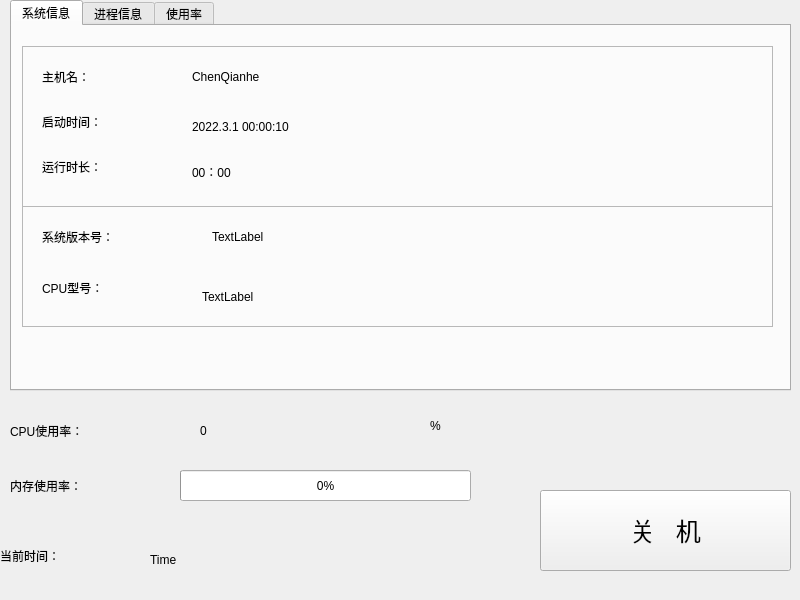
<?xml version="1.0" encoding="UTF-8"?>
<ui version="4.0">
 <class>MainWindow</class>
 <widget class="QMainWindow" name="MainWindow">
  <property name="geometry">
   <rect>
    <x>0</x>
    <y>0</y>
    <width>800</width>
    <height>600</height>
   </rect>
  </property>
  <property name="windowTitle">
   <string>PC Monitor</string>
  </property>
  <widget class="QWidget" name="centralWidget">
   <widget class="QTabWidget" name="tabWidget_INFO">
    <property name="geometry">
     <rect>
      <x>10</x>
      <y>0</y>
      <width>781</width>
      <height>391</height>
     </rect>
    </property>
    <property name="currentIndex">
     <number>0</number>
    </property>
    <widget class="QWidget" name="tab">
     <attribute name="title">
      <string>系统信息</string>
     </attribute>
     <widget class="QFrame" name="frame_2">
      <property name="geometry">
       <rect>
        <x>10</x>
        <y>180</y>
        <width>751</width>
        <height>121</height>
       </rect>
      </property>
      <property name="frameShape">
       <enum>QFrame::StyledPanel</enum>
      </property>
      <property name="frameShadow">
       <enum>QFrame::Raised</enum>
      </property>
      <widget class="QLabel" name="label_7">
       <property name="geometry">
        <rect>
         <x>20</x>
         <y>10</y>
         <width>181</width>
         <height>41</height>
        </rect>
       </property>
       <property name="text">
        <string>系统版本号：</string>
       </property>
      </widget>
      <widget class="QLabel" name="label_8">
       <property name="geometry">
        <rect>
         <x>20</x>
         <y>61</y>
         <width>131</width>
         <height>41</height>
        </rect>
       </property>
       <property name="text">
        <string>CPU型号：</string>
       </property>
      </widget>
      <widget class="QLabel" name="label_SystemVersion">
       <property name="geometry">
        <rect>
         <x>190</x>
         <y>10</y>
         <width>341</width>
         <height>41</height>
        </rect>
       </property>
       <property name="text">
        <string>TextLabel</string>
       </property>
      </widget>
      <widget class="QLabel" name="label_CPUType">
       <property name="geometry">
        <rect>
         <x>180</x>
         <y>70</y>
         <width>561</width>
         <height>41</height>
        </rect>
       </property>
       <property name="font">
        <font>
         <pointsize>9</pointsize>
        </font>
       </property>
       <property name="text">
        <string>TextLabel</string>
       </property>
      </widget>
     </widget>
     <widget class="QFrame" name="frame_5">
      <property name="geometry">
       <rect>
        <x>10</x>
        <y>20</y>
        <width>751</width>
        <height>161</height>
       </rect>
      </property>
      <property name="frameShape">
       <enum>QFrame::StyledPanel</enum>
      </property>
      <property name="frameShadow">
       <enum>QFrame::Raised</enum>
      </property>
      <widget class="QLabel" name="label_4">
       <property name="geometry">
        <rect>
         <x>20</x>
         <y>50</y>
         <width>141</width>
         <height>51</height>
        </rect>
       </property>
       <property name="text">
        <string>启动时间：</string>
       </property>
      </widget>
      <widget class="QLabel" name="label_5">
       <property name="geometry">
        <rect>
         <x>20</x>
         <y>100</y>
         <width>161</width>
         <height>41</height>
        </rect>
       </property>
       <property name="text">
        <string>运行时长：</string>
       </property>
      </widget>
      <widget class="QLabel" name="label_6">
       <property name="geometry">
        <rect>
         <x>20</x>
         <y>10</y>
         <width>161</width>
         <height>41</height>
        </rect>
       </property>
       <property name="text">
        <string>主机名：</string>
       </property>
      </widget>
      <widget class="QLabel" name="label_hostname">
       <property name="geometry">
        <rect>
         <x>170</x>
         <y>10</y>
         <width>381</width>
         <height>41</height>
        </rect>
       </property>
       <property name="text">
        <string>ChenQianhe</string>
       </property>
      </widget>
      <widget class="QLabel" name="label_boottime">
       <property name="geometry">
        <rect>
         <x>170</x>
         <y>70</y>
         <width>341</width>
         <height>21</height>
        </rect>
       </property>
       <property name="text">
        <string>2022.3.1 00:00:10</string>
       </property>
      </widget>
      <widget class="QLabel" name="label_runningtime">
       <property name="geometry">
        <rect>
         <x>170</x>
         <y>110</y>
         <width>341</width>
         <height>31</height>
        </rect>
       </property>
       <property name="text">
        <string>00：00</string>
       </property>
      </widget>
     </widget>
    </widget>
    <widget class="QWidget" name="tab_1">
     <attribute name="title">
      <string>进程信息</string>
     </attribute>
     <widget class="QListWidget" name="listWidget_process">
      <property name="geometry">
       <rect>
        <x>10</x>
        <y>20</y>
        <width>751</width>
        <height>201</height>
       </rect>
      </property>
     </widget>
     <widget class="QLineEdit" name="pid">
      <property name="geometry">
       <rect>
        <x>100</x>
        <y>240</y>
        <width>113</width>
        <height>25</height>
       </rect>
      </property>
     </widget>
     <widget class="QLabel" name="label_2">
      <property name="geometry">
       <rect>
        <x>20</x>
        <y>240</y>
        <width>67</width>
        <height>17</height>
       </rect>
      </property>
      <property name="text">
       <string>PID</string>
      </property>
     </widget>
     <widget class="QPushButton" name="searchButton">
      <property name="geometry">
       <rect>
        <x>260</x>
        <y>240</y>
        <width>89</width>
        <height>25</height>
       </rect>
      </property>
      <property name="text">
       <string>Search</string>
      </property>
     </widget>
     <widget class="QPushButton" name="killButton">
      <property name="geometry">
       <rect>
        <x>410</x>
        <y>240</y>
        <width>89</width>
        <height>25</height>
       </rect>
      </property>
      <property name="text">
       <string>Kill</string>
      </property>
     </widget>
     <widget class="QLabel" name="pidInfo">
      <property name="geometry">
       <rect>
        <x>10</x>
        <y>270</y>
        <width>741</width>
        <height>31</height>
       </rect>
      </property>
      <property name="text">
       <string/>
      </property>
     </widget>
     <widget class="QLabel" name="label_13">
      <property name="geometry">
       <rect>
        <x>20</x>
        <y>310</y>
        <width>67</width>
        <height>17</height>
       </rect>
      </property>
      <property name="text">
       <string>Path</string>
      </property>
     </widget>
     <widget class="QLineEdit" name="path">
      <property name="geometry">
       <rect>
        <x>100</x>
        <y>310</y>
        <width>331</width>
        <height>25</height>
       </rect>
      </property>
     </widget>
     <widget class="QPushButton" name="runButton">
      <property name="geometry">
       <rect>
        <x>480</x>
        <y>310</y>
        <width>89</width>
        <height>25</height>
       </rect>
      </property>
      <property name="text">
       <string>Run</string>
      </property>
     </widget>
    </widget>
    <widget class="QWidget" name="tab_2">
     <attribute name="title">
      <string>使用率</string>
     </attribute>
     <widget class="QWidget" name="horizontalLayoutWidget">
      <property name="geometry">
       <rect>
        <x>10</x>
        <y>10</y>
        <width>341</width>
        <height>271</height>
       </rect>
      </property>
      <layout class="QHBoxLayout" name="CPUhorizontalLayout"/>
     </widget>
     <widget class="QWidget" name="horizontalLayoutWidget_2">
      <property name="geometry">
       <rect>
        <x>410</x>
        <y>10</y>
        <width>341</width>
        <height>271</height>
       </rect>
      </property>
      <layout class="QHBoxLayout" name="MEMhorizontalLayout_2"/>
     </widget>
     <widget class="QLabel" name="label_3">
      <property name="geometry">
       <rect>
        <x>150</x>
        <y>300</y>
        <width>67</width>
        <height>17</height>
       </rect>
      </property>
      <property name="text">
       <string>CPU</string>
      </property>
     </widget>
     <widget class="QLabel" name="label_12">
      <property name="geometry">
       <rect>
        <x>560</x>
        <y>300</y>
        <width>67</width>
        <height>17</height>
       </rect>
      </property>
      <property name="text">
       <string>MEM</string>
      </property>
     </widget>
    </widget>
   </widget>
   <widget class="QLabel" name="label_9">
    <property name="geometry">
     <rect>
      <x>0</x>
      <y>530</y>
      <width>151</width>
      <height>51</height>
     </rect>
    </property>
    <property name="text">
     <string>当前时间：</string>
    </property>
   </widget>
   <widget class="QLabel" name="label_10">
    <property name="geometry">
     <rect>
      <x>10</x>
      <y>410</y>
      <width>171</width>
      <height>41</height>
     </rect>
    </property>
    <property name="text">
     <string>CPU使用率：</string>
    </property>
   </widget>
   <widget class="QLabel" name="label_11">
    <property name="geometry">
     <rect>
      <x>10</x>
      <y>460</y>
      <width>161</width>
      <height>51</height>
     </rect>
    </property>
    <property name="text">
     <string>内存使用率：</string>
    </property>
   </widget>
   <widget class="QPushButton" name="pushButton_shutdown">
    <property name="geometry">
     <rect>
      <x>540</x>
      <y>490</y>
      <width>251</width>
      <height>81</height>
     </rect>
    </property>
    <property name="font">
     <font>
      <pointsize>19</pointsize>
     </font>
    </property>
    <property name="text">
     <string>关   机</string>
    </property>
   </widget>
   <widget class="QLabel" name="label_CurrentTime">
    <property name="geometry">
     <rect>
      <x>150</x>
      <y>550</y>
      <width>341</width>
      <height>20</height>
     </rect>
    </property>
    <property name="text">
     <string>Time</string>
    </property>
   </widget>
   <widget class="QProgressBar" name="progressBar_RAM">
    <property name="geometry">
     <rect>
      <x>180</x>
      <y>470</y>
      <width>291</width>
      <height>31</height>
     </rect>
    </property>
    <property name="value">
     <number>0</number>
    </property>
   </widget>
   <widget class="QLabel" name="cpu_rate">
    <property name="geometry">
     <rect>
      <x>200</x>
      <y>420</y>
      <width>191</width>
      <height>21</height>
     </rect>
    </property>
    <property name="text">
     <string>0</string>
    </property>
   </widget>
   <widget class="QLabel" name="label">
    <property name="geometry">
     <rect>
      <x>430</x>
      <y>410</y>
      <width>31</width>
      <height>31</height>
     </rect>
    </property>
    <property name="text">
     <string>%</string>
    </property>
    <property name="textFormat">
     <enum>Qt::PlainText</enum>
    </property>
   </widget>
   <zorder>label_9</zorder>
   <zorder>label_10</zorder>
   <zorder>label_11</zorder>
   <zorder>pushButton_shutdown</zorder>
   <zorder>label_CurrentTime</zorder>
   <zorder>progressBar_RAM</zorder>
   <zorder>tabWidget_INFO</zorder>
   <zorder>cpu_rate</zorder>
   <zorder>label</zorder>
  </widget>
 </widget>
 <layoutdefault spacing="6" margin="11"/>
 <resources/>
 <connections/>
</ui>
